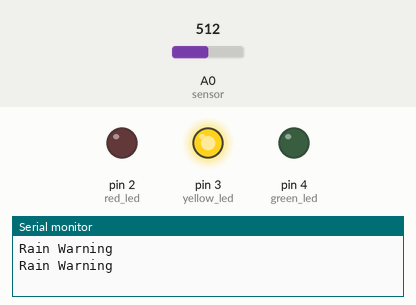
A sketch run on a simulated Arduino Uno, built with avr-gcc and run on an emulated ATmega328P. Parts: output pins drawn as LEDs (lit = HIGH), the last lines printed to the serial monitor. The inputs (shaded band) are chosen by the test bench; at power-on: A0 (sensor) = 512.

Above: at 1.8 s.
1.9 s: A0 (sensor) set to 676
3.4 s: A0 (sensor) set to 689
At 5.2 s:
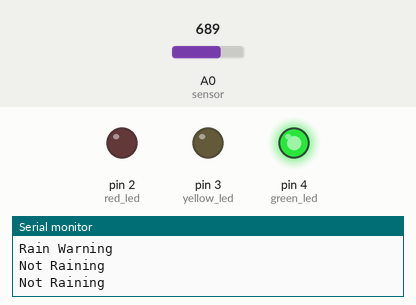
5.5 s: A0 (sensor) set to 306
At 6.7 s:
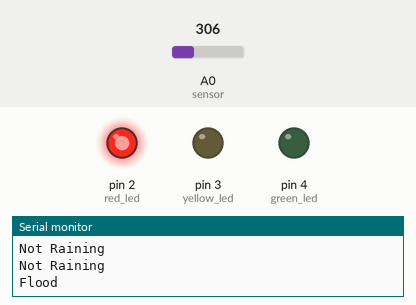
7.5 s: A0 (sensor) set to 329
9.2 s: A0 (sensor) set to 351
At 11.0 s:
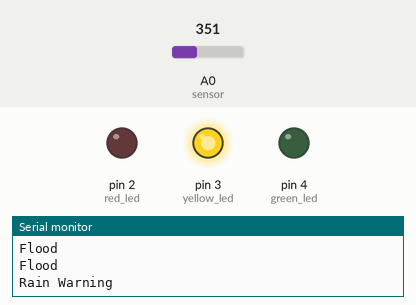
11.5 s: A0 (sensor) set to 122
At 12.5 s:
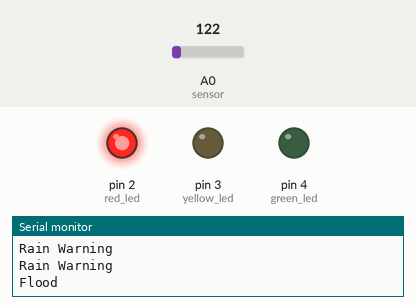
Timing chart, 0 to 14.5 s (numbered marks = the images above; inputs shaded):
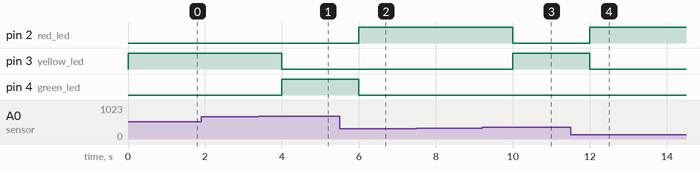

Measured:
- the behaviour switches between 682 and 683 on A0 (sensor) (found by bisection; images 0 and 1)
- the behaviour switches between 341 and 342 on A0 (sensor) (found by bisection; images 2 and 3)
- after the input at 3.4 s, pin 3 (yellow_led): HIGH → LOW after 0.60 s; pin 4 (green_led): LOW → HIGH after 0.60 s
- after the input at 5.5 s, pin 2 (red_led): LOW → HIGH after 0.50 s; pin 4 (green_led): HIGH → LOW after 0.50 s
- after the input at 9.2 s, pin 2 (red_led): HIGH → LOW after 0.80 s; pin 3 (yellow_led): LOW → HIGH after 0.80 s
- after the input at 11.5 s, pin 2 (red_led): LOW → HIGH after 0.50 s; pin 3 (yellow_led): HIGH → LOW after 0.50 s

The sketch:

rain_sensor_2.ino
```cpp
/* Connection pins:
Arduino     Rain Sensor
  A0         Analog A0
  5V           VCC
  GND          GND
*/
/*
  - If the Sensor Board is completely soaked; "case 0" will be activated and " Flood " will be sent to the serial monitor.
  - If the Sensor Board has water droplets on it; "case 1" will be activated and " Rain Warning " will be sent to the serial monitor.
  - If the Sensor Board is dry; "case 2" will be activated and " Not Raining " will be sent to the serial monitor.
*/
// lowest and highest sensor readings:
const int sensorMin = 0;     // sensor minimum
const int sensorMax = 1024;  // sensor maximum

void setup() {
  Serial.begin(9600);
  pinMode(2, OUTPUT); // red led
  pinMode(3, OUTPUT); // yellow led
  pinMode(4, OUTPUT); // green led
}

void loop() {
 int sensorReading = analogRead(A0); // read the sensor on analog A0
 int range = map(sensorReading, sensorMin, sensorMax, 0, 3); // map(value, fromLow, fromHigh, toLow, toHigh)
                                                              /*
                                                              value: the number to map.
                                                              fromLow: the lower bound of the value’s current range.
                                                              fromHigh: the upper bound of the value’s current range.
                                                              toLow: the lower bound of the value’s target range.
                                                              toHigh: the upper bound of the value’s target range.
                                                              */
 switch (range) { // range value
  case 0:    // Sensor getting wet
   Serial.println("Flood");
   digitalWrite(2, HIGH);
   digitalWrite(3, LOW);
   digitalWrite(4, LOW);
   break;
  case 1:    // Sensor getting wet
   Serial.println("Rain Warning");
   digitalWrite(2, LOW);
   digitalWrite(3, HIGH);
   digitalWrite(4, LOW);
   break;
  case 2:    // Sensor dry - To shut this up delete the " Serial.println("Not Raining"); " below.
   Serial.println("Not Raining");
   digitalWrite(2, LOW);
   digitalWrite(3, LOW);
   digitalWrite(4, HIGH);
   break;
 }
delay(1000);  // sensor reads input every 1 s
}
```
